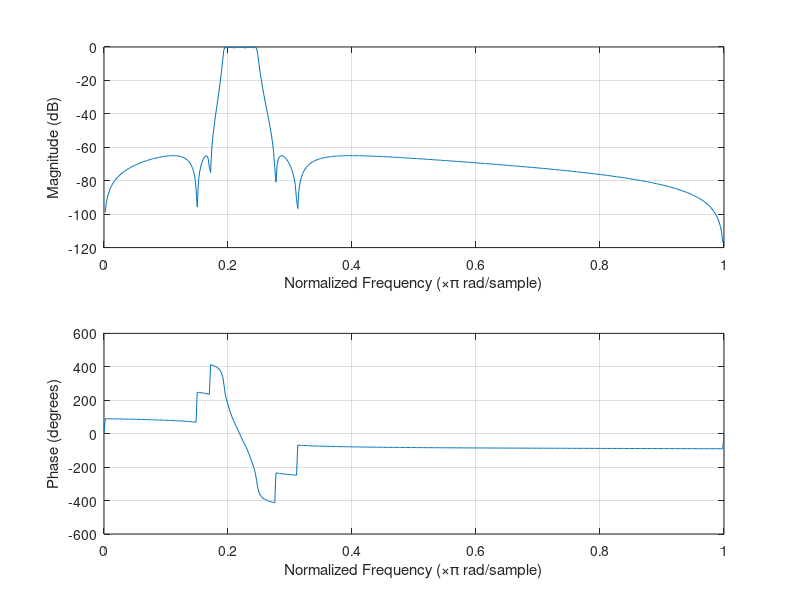

Write the MATLAB code that produced this figure. (Note: this script raises an error after producing the figure.)
[b,a] = ellip(5,.5,65,[.194 .246]);
freqz(b,a)
Hd = dfilt.df2t(b, a)
a = Hd.Denominator 
b = Hd.Numerator
z = roots(b)
p = roots(a)		
%gain = prod(Hd.ScaleValues)
iirpoles = p';
iirzeros = z';
% fvt = fvtool(sos,d,'Fs',50000);
% legend(fvt,'ellip','designfilt')

% calculating the gain
den = poly(iirpoles);
num = poly(iirzeros);
f = linspace(0,0.5,N);
w = 2 * pi *f;
z2 = exp(1i * w);
figure(2);
Hd = abs(polyval(num,z2) ./ polyval(den, z2));
% scaling to get DC gain of 1
Hz_Dc = (1/max(Hd)) .* Hd;

% num gives the coef and so does den
% patch 
%plot in dB
Hdb = 20*log10(Hz_Dc);


% This is to print the coefficients this came from Nates file
% g is gain
g = Hz_Dc;

% Create a and b coefficients using zp2sos

% NOTE the up and inf cause and error and we dont know why.
[sos, k] = zp2sos(iirzeros, iirpoles, g, 'up');

%[sos, k] = zp2sos(iirzeros, iirpoles, g);

% Make the coefficients usable in c
a = sos(:, end-1:end);
b = sos(:, 1:3);

% Combine coefficient matrices
h = [b, a];
% disp(k)

disp("float biquad_coefs[] = {")

for i = 1:length(h(:,1))-1
    fprintf("%g, %g, %g, %g, %g,\n", h(i,:));
    
end

fprintf("%g, %g, %g, %g, %g};\n", h(end,:));

% %%
% [A,B,C,D] = ellip(3,.5,65,[.12 .15]);
% d = designfilt('bandpassiir','FilterOrder',20, ...
%     'PassbandFrequency1',970,'PassbandFrequency2',1230, ...
%     'PassbandRipple',.5, ...
%     'StopbandAttenuation1',65,'StopbandAttenuation2',65, ...
%     'SampleRate',50000)
% sos = zp2sos(C,D)
% fvt = fvtool(sos,d,'Fs',50000);
% legend(fvt,'ellip','designfilt')
